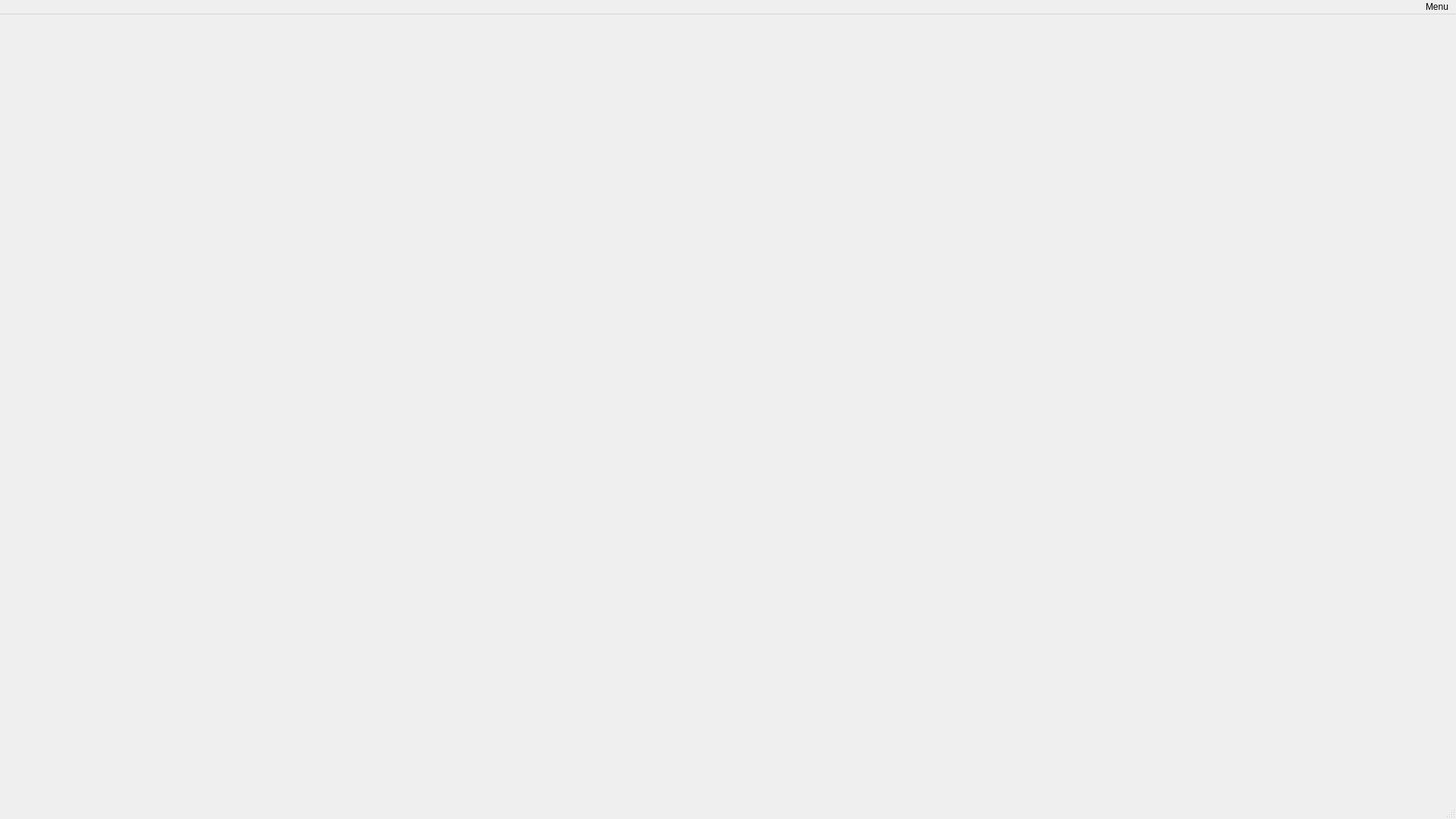
<?xml version="1.0" encoding="UTF-8"?>
<ui version="4.0">
 <class>MainWindow</class>
 <widget class="QMainWindow" name="MainWindow">
  <property name="geometry">
   <rect>
    <x>0</x>
    <y>0</y>
    <width>1920</width>
    <height>1080</height>
   </rect>
  </property>
  <property name="windowTitle">
   <string>The VALUE</string>
  </property>
  <widget class="QWidget" name="centralwidget"/>
  <widget class="QMenuBar" name="menubar">
   <property name="geometry">
    <rect>
     <x>0</x>
     <y>0</y>
     <width>1920</width>
     <height>33</height>
    </rect>
   </property>
   <property name="layoutDirection">
    <enum>Qt::LayoutDirection::RightToLeft</enum>
   </property>
   <widget class="QMenu" name="menuMenu">
    <property name="title">
     <string>Menu</string>
    </property>
    <widget class="QMenu" name="menuSaves">
     <property name="title">
      <string>Saved Games</string>
     </property>
     <addaction name="actionNew_Save"/>
     <addaction name="actionLoad_Save"/>
    </widget>
    <addaction name="actionSettings"/>
    <addaction name="menuSaves"/>
    <addaction name="separator"/>
    <addaction name="actionQuit"/>
   </widget>
   <addaction name="menuMenu"/>
  </widget>
  <widget class="QStatusBar" name="statusbar"/>
  <action name="actionSettings">
   <property name="text">
    <string>Settings</string>
   </property>
  </action>
  <action name="actionQuit">
   <property name="text">
    <string>Quit</string>
   </property>
   <property name="menuRole">
    <enum>QAction::MenuRole::TextHeuristicRole</enum>
   </property>
  </action>
  <action name="actionNew_Save">
   <property name="text">
    <string>New Save</string>
   </property>
  </action>
  <action name="actionLoad_Save">
   <property name="text">
    <string>Load Save</string>
   </property>
  </action>
 </widget>
 <resources/>
 <connections/>
</ui>
